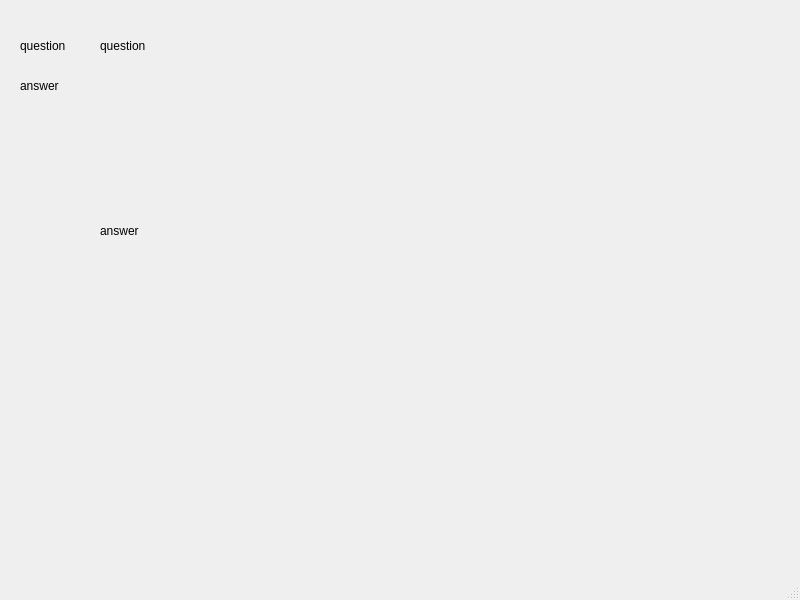
<?xml version="1.0" encoding="UTF-8"?>
<ui version="4.0">
 <class>MainWindow</class>
 <widget class="QMainWindow" name="MainWindow">
  <property name="geometry">
   <rect>
    <x>0</x>
    <y>0</y>
    <width>800</width>
    <height>600</height>
   </rect>
  </property>
  <property name="windowTitle">
   <string>MainWindow</string>
  </property>
  <widget class="QWidget" name="centralwidget">
   <widget class="QWidget" name="widget" native="true">
    <property name="geometry">
     <rect>
      <x>10</x>
      <y>0</y>
      <width>781</width>
      <height>581</height>
     </rect>
    </property>
    <widget class="QLabel" name="label">
     <property name="geometry">
      <rect>
       <x>10</x>
       <y>30</y>
       <width>61</width>
       <height>31</height>
      </rect>
     </property>
     <property name="text">
      <string>question </string>
     </property>
    </widget>
    <widget class="QLabel" name="label_2">
     <property name="geometry">
      <rect>
       <x>90</x>
       <y>30</y>
       <width>641</width>
       <height>31</height>
      </rect>
     </property>
     <property name="text">
      <string>question </string>
     </property>
    </widget>
    <widget class="QLabel" name="label_3">
     <property name="geometry">
      <rect>
       <x>10</x>
       <y>70</y>
       <width>61</width>
       <height>31</height>
      </rect>
     </property>
     <property name="text">
      <string>answer</string>
     </property>
    </widget>
    <widget class="QLabel" name="label_4">
     <property name="geometry">
      <rect>
       <x>90</x>
       <y>70</y>
       <width>641</width>
       <height>321</height>
      </rect>
     </property>
     <property name="text">
      <string>answer</string>
     </property>
    </widget>
   </widget>
  </widget>
  <widget class="QStatusBar" name="statusbar"/>
 </widget>
 <resources/>
 <connections/>
</ui>
